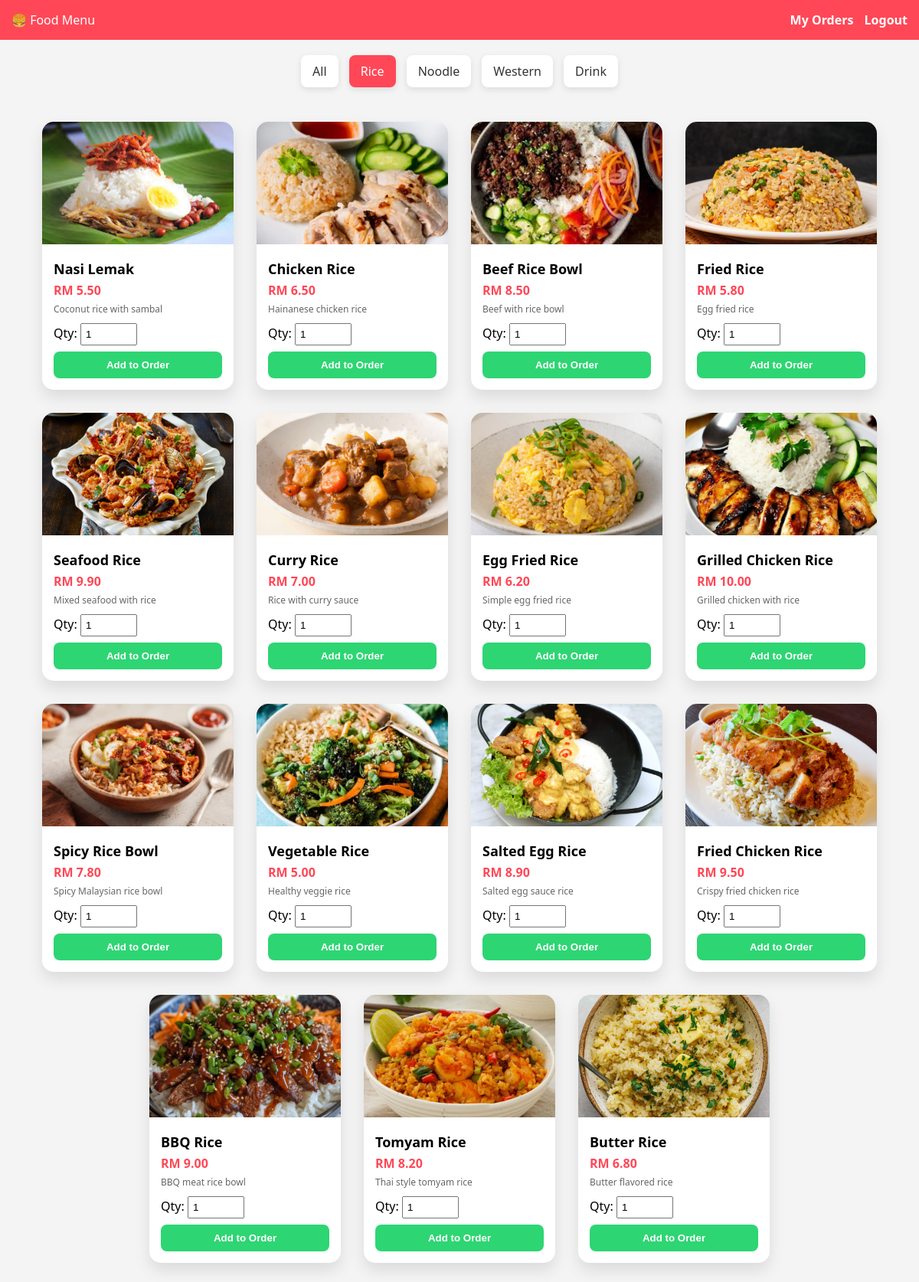
Page /menu.php?category=rice (signed in) on the committed database.
### tables this page shows
CREATE TABLE IF NOT EXISTS menu (food_id INT AUTO_INCREMENT PRIMARY KEY, food_name VARCHAR(100) NOT NULL, price DECIMAL(10,2) NOT NULL, description TEXT, image VARCHAR(255), category VARCHAR(50));

### menu.php (the view, shortened to what this page needs)
<?php
include "db.php";
$category = isset($_GET['category']) ? $_GET['category'] : 'all';
?>
<!DOCTYPE html>
<html lang="en">
<head>
</head>
<body>
<div class="topbar">
    <div>🍔 Food Menu</div>
    <div>
        <a href="view_cart.php">My Orders</a>
        <a href="logout.php">Logout</a>
    </div>
</div>
<div class="filter">
    <a class="<?php if($category=='all') echo 'active'; ?>" href="menu.php?category=all">All</a>
    <a class="<?php if($category=='rice') echo 'active'; ?>" href="menu.php?category=rice">Rice</a>
    <a class="<?php if($category=='noodle') echo 'active'; ?>" href="menu.php?category=noodle">Noodle</a>
    <a class="<?php if($category=='western') echo 'active'; ?>" href="menu.php?category=western">Western</a>
    <a class="<?php if($category=='drink') echo 'active'; ?>" href="menu.php?category=drink">Drink</a>
</div>
<div class="container">
<?php
if ($category == 'all') {
    $sql = "SELECT * FROM menu";
    $stmt = $conn->prepare($sql);
} else {
    $sql = "SELECT * FROM menu WHERE category = ?";
    $stmt = $conn->prepare($sql);
    $stmt->bind_param("s", $category);
}
$stmt->execute();
$result = $stmt->get_result();
while ($row = $result->fetch_assoc()) {
?>
<div class="card">
    <img src="<?php echo $row['image']; ?>">
    <div class="content">
        <div class="food-name"><?php echo $row['food_name']; ?></div>
        <div class="price">RM <?php echo $row['price']; ?></div>
        <div class="desc"><?php echo $row['description']; ?></div>
        <form method="POST" action="add_to_cart.php">
            Qty:
            <input type="number" name="qty" value="1" min="1">
            <button type="submit">Add to Order</button>
        </form>
    </div>
</div>
<?php } ?>
</div>
</body>
</html>

### menu.php (style rules this page uses)
body { margin: 0; font-family: "Segoe UI", Arial; background: #f4f4f4; }
.topbar { background: #ff4757; color: white; padding: 15px; display: flex; justify-content: space-between; }
.topbar a { color: white; text-decoration: none; font-weight: bold; margin-left: 10px; }
.filter { text-align: center; margin: 15px; }
.filter a { display: inline-block; padding: 10px 15px; margin: 5px; border-radius: 8px; text-decoration: none; color: #333; background: white; box-shadow: 0 3px 8px rgba(0,0,0,0.1); }
.filter a.active { background: #ff4757; color: white; }
.container { display: flex; flex-wrap: wrap; justify-content: center; padding: 10px; }
.card { width: 250px; background: white; margin: 15px; border-radius: 15px; overflow: hidden; box-shadow: 0 10px 20px rgba(0,0,0,0.1); }
.card img { width: 100%; height: 160px; object-fit: cover; }
.content { padding: 15px; }
.food-name { font-size: 18px; font-weight: bold; }
.price { color: #ff4757; font-weight: bold; margin: 5px 0; }
.desc { font-size: 12px; color: #666; margin-bottom: 10px; }
input { width: 60px; padding: 5px; margin-bottom: 8px; }
button { width: 100%; padding: 10px; border: none; background: #2ed573; color: white; font-weight: bold; border-radius: 8px; }

### rows in the picture
menu: image (picture), food_name "Nasi Lemak", price "5.50", description "Coconut rice with sambal"
menu: image (picture), food_name "Chicken Rice", price "6.50", description "Hainanese chicken rice"
menu: image (picture), food_name "Beef Rice Bowl", price "8.50", description "Beef with rice bowl"
menu: image (picture), food_name "Fried Rice", price "5.80", description "Egg fried rice"
menu: image (picture), food_name "Seafood Rice", price "9.90", description "Mixed seafood with rice"
menu: image (picture), food_name "Curry Rice", price "7.00", description "Rice with curry sauce"
menu: image (picture), food_name "Egg Fried Rice", price "6.20", description "Simple egg fried rice"
menu: image (picture), food_name "Grilled Chicken Rice", price "10.00", description "Grilled chicken with rice"
menu: image (picture), food_name "Spicy Rice Bowl", price "7.80", description "Spicy Malaysian rice bowl"
menu: image (picture), food_name "Vegetable Rice", price "5.00", description "Healthy veggie rice"
menu: image (picture), food_name "Salted Egg Rice", price "8.90", description "Salted egg sauce rice"
menu: image (picture), food_name "Fried Chicken Rice", price "9.50", description "Crispy fried chicken rice"
menu: image (picture), food_name "BBQ Rice", price "9.00", description "BBQ meat rice bowl"
menu: image (picture), food_name "Tomyam Rice", price "8.20", description "Thai style tomyam rice"
menu: image (picture), food_name "Butter Rice", price "6.80", description "Butter flavored rice"
